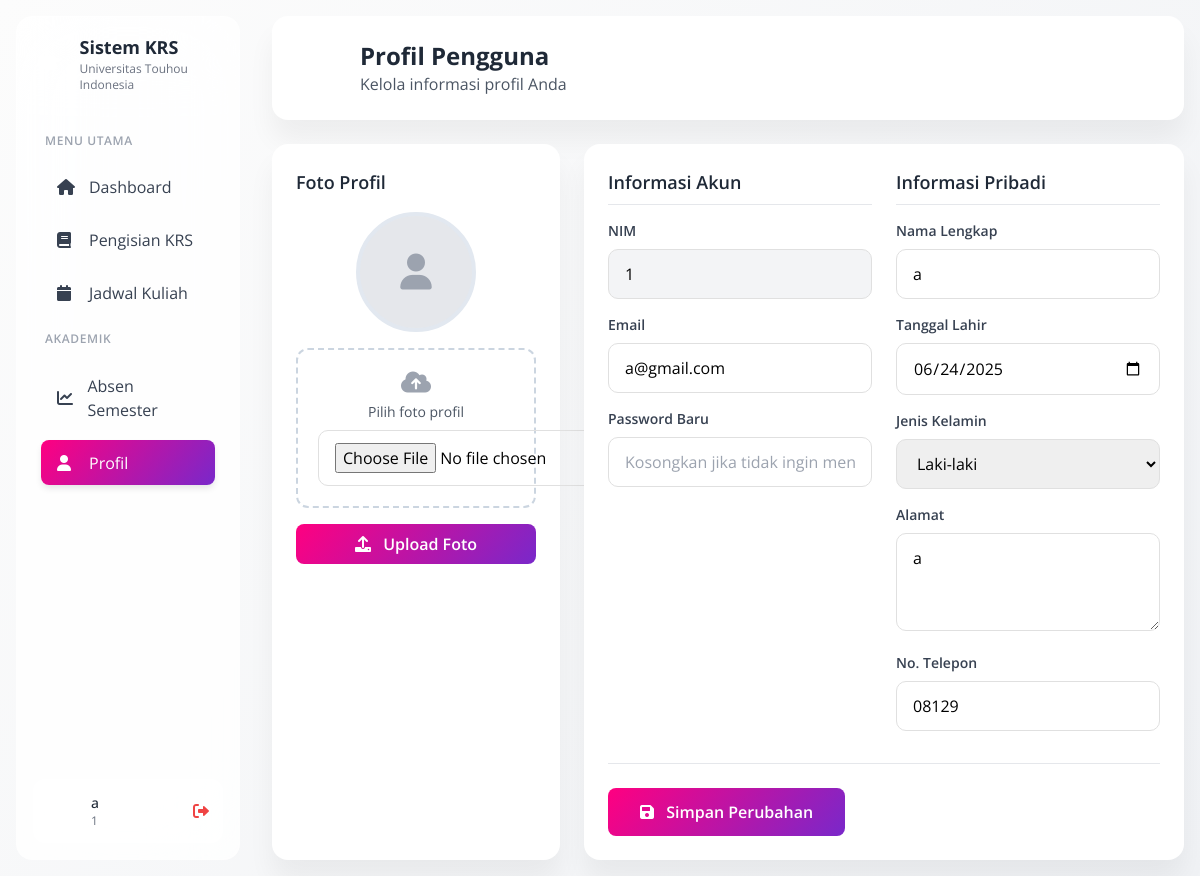
The page /sistem-krs/profil.php (signed in) on the database its author committed.
### tables this page shows
CREATE TABLE `mahasiswa` (
  `id_mahasiswa` int(11) NOT NULL,
  `nim` varchar(20) NOT NULL,
  `nama` varchar(100) NOT NULL,
  `tanggal_lahir` date DEFAULT NULL,
  `jenis_kelamin` enum('L','P') DEFAULT NULL,
  `alamat` varchar(255) DEFAULT NULL,
  `nomor_telepon` varchar(15) DEFAULT NULL,
  `email` varchar(100) NOT NULL,
  `foto` varchar(255) DEFAULT NULL,
  `password` varchar(255) NOT NULL,
  `created_at` timestamp NOT NULL DEFAULT current_timestamp(),
  `jurusan` varchar(100) DEFAULT NULL,
  `program_studi` varchar(100) DEFAULT NULL,
  `angkatan` year(4) DEFAULT NULL,
  `semester_aktif` int(11) DEFAULT 1,
  `kelompok_ukt` int(11) DEFAULT 1,
  `dosen_wali` int(11) DEFAULT NULL,
  `status` enum('aktif','nonaktif','cuti','lulus') DEFAULT 'aktif'
);

### sistem-krs/config/config.php (called while the page is built, shortened)
<?php
function getUserRole() {
    return $_SESSION['role'] ?? null;
}
function getUserData() {
    return [
        'id' => $_SESSION['user_id'] ?? null,
        'nim' => $_SESSION['nim'] ?? $_SESSION['nomor_induk'] ?? null,
        'nama' => $_SESSION['nama'] ?? $_SESSION['nama_lengkap'] ?? null,
        'nama_lengkap' => $_SESSION['nama_lengkap'] ?? $_SESSION['nama'] ?? null,
        'nomor_induk' => $_SESSION['nomor_induk'] ?? $_SESSION['nim'] ?? null,
        'email' => $_SESSION['email'] ?? null,
        'role' => $_SESSION['role'] ?? null
    ];
}
?>

### sistem-krs/profil.php (the view, shortened to what this page needs)
<?php
require_once __DIR__ . '/config/config.php';
$database = new Database();
$conn = $database->getConnection();
if (getUserRole() == 'mahasiswa') {
    $query = "SELECT * FROM mahasiswa WHERE id_mahasiswa = :user_id";
} elseif (getUserRole() == 'dosen') {
    $query = "SELECT * FROM dosen WHERE id_dosen = :user_id";
} else {
    $query = "SELECT * FROM admin WHERE id_admin = :user_id";
}
$stmt = $conn->prepare($query);
$stmt->bindParam(':user_id', $_SESSION['user_id']);
$stmt->execute();
$profile = $stmt->fetch(PDO::FETCH_ASSOC);
?>
<!DOCTYPE html>
<html lang="id">
<head>
    <link href="https://cdn.jsdelivr.net/npm/tailwindcss@2.2.19/dist/tailwind.min.css" rel="stylesheet">
    <link href="https://cdnjs.cloudflare.com/ajax/libs/font-awesome/6.0.0/css/all.min.css" rel="stylesheet">
</head>
<body class="bg-gray-50">
    <div class="flex min-h-screen">
        <div class="w-64 p-4">
            <div class="sidebar-soft h-full p-4">
                <div class="flex items-center gap-3 mb-8">
                    <div class="w-10 h-10 bg-gradient-primary rounded-xl flex items-center justify-center">
                        <i class="fas fa-graduation-cap text-white"></i>
                    </div>
                    <div>
                        <h2 class="text-lg font-bold text-gray-800">Sistem KRS</h2>
                        <p class="text-xs text-gray-500">Universitas Touhou Indonesia</p>
                    </div>
                </div>
                <nav class="space-y-2">
                    <div class="px-3 py-2">
                        <p class="text-xs font-semibold text-gray-400 uppercase tracking-wider">Menu Utama</p>
                    </div>
                    <a href="dashboard.php" class="nav-link-soft flex items-center text-gray-700 hover:text-gray-900">
                        <i class="fas fa-home w-5 mr-3"></i>
                        <span>Dashboard</span>
                    </a>
                    <?php if (getUserRole() == 'mahasiswa'): ?>
                    <a href="krs-dashboard.php" class="nav-link-soft flex items-center text-gray-700 hover:text-gray-900">
                        <i class="fas fa-book w-5 mr-3"></i>
                        <span>Pengisian KRS</span>
                    </a>
                    <a href="jadwal.php" class="nav-link-soft flex items-center text-gray-700 hover:text-gray-900">
                        <i class="fas fa-calendar w-5 mr-3"></i>
                        <span>Jadwal Kuliah</span>
                    </a>
                    <?php endif; ?>
                    <div class="px-3 py-2 mt-6">
                        <p class="text-xs font-semibold text-gray-400 uppercase tracking-wider">Akademik</p>
                    </div>
                    <a href="absensi-semester.php" class="nav-link-soft flex items-center text-gray-700 hover:text-gray-900">
                        <i class="fas fa-chart-line w-5 mr-3"></i>
                        <span>Absen Semester</span>
                    </a>
                    <a href="profil.php" class="nav-link-soft active flex items-center text-white">
                        <i class="fas fa-user w-5 mr-3"></i>
                        <span>Profil</span>
                    </a>
                </nav>
                <div class="absolute bottom-4 left-4 right-4">
                    <div class="bg-white bg-opacity-50 rounded-xl p-3 user-info-box">
                        <div class="flex items-center gap-3">
                            <?php if (!empty($profile['foto']) && file_exists($profile['foto'])): ?>
                                <img src="<?php echo $profile['foto']; ?>" alt="Foto Profil" class="w-8 h-8 rounded-lg object-cover">
                            <?php else: ?>
                                <div class="w-8 h-8 bg-gradient-primary rounded-lg flex items-center justify-center">
                                    <i class="fas fa-user text-white text-sm"></i>
                                </div>
                            <?php endif; ?>
                            <div class="flex-1 min-w-0">
                                <p class="text-sm font-medium text-gray-800 truncate"><?php echo getUserData()['nama_lengkap']; ?></p>
                                <p class="text-xs text-gray-500"><?php echo getUserData()['nomor_induk']; ?></p>
                            </div>
                            <a href="logout.php" class="text-red-500 hover:text-red-700">
                                <i class="fas fa-sign-out-alt"></i>
                            </a>
                        </div>
                    </div>
                </div>
            </div>
        </div>
        <div class="flex-1 p-4">
            <div class="card mb-6">
                <div class="p-6">
                    <div class="flex items-center justify-between">
                        <div class="flex items-center gap-4">
                            <div class="w-12 h-12 bg-gradient-primary rounded-xl flex items-center justify-center">
                                <i class="fas fa-graduation-cap text-white text-xl"></i>
                            </div>
                            <div>
                                <h1 class="text-2xl font-bold text-gray-800">Profil Pengguna</h1>
                                <p class="text-gray-600">Kelola informasi profil Anda</p>
                            </div>
                        </div>
                    </div>
                </div>
            </div>
            <div class="grid grid-cols-1 lg:grid-cols-3 gap-6">
                <div class="card">
                    <div class="p-6">
                        <h3 class="text-lg font-semibold text-gray-800 mb-4">Foto Profil</h3>
                        <div class="text-center">
                            <?php if (!empty($profile['foto']) && file_exists($profile['foto'])): ?>
                                <img src="<?php echo $profile['foto']; ?>" alt="Foto Profil" class="photo-preview mx-auto mb-4">
                            <?php else: ?>
                                <div class="photo-preview mx-auto mb-4 bg-gray-200 flex items-center justify-center">
                                    <i class="fas fa-user text-4xl text-gray-400"></i>
                                </div>
                            <?php endif; ?>
                            <form method="POST" enctype="multipart/form-data">
                                <div class="photo-upload-area mb-4">
                                    <i class="fas fa-cloud-upload-alt text-2xl text-gray-400 mb-2"></i>
                                    <p class="text-sm text-gray-600 mb-2">Pilih foto profil</p>
                                    <input type="file" name="photo" accept="image/*" class="form-input" required>
                                </div>
                                <button type="submit" class="btn-gradient text-white px-4 py-2 rounded-lg font-semibold w-full">
                                    <i class="fas fa-upload mr-2"></i>
                                    Upload Foto
                                </button>
                            </form>
                        </div>
                    </div>
                </div>
                <div class="lg:col-span-2">
                    <div class="card">
                        <div class="p-6">
                            <form method="POST">
                                <div class="grid grid-cols-1 md:grid-cols-2 gap-6">
                                    <div class="space-y-4">
                                        <h3 class="text-lg font-semibold text-gray-800 border-b pb-2">Informasi Akun</h3>
                                        <?php if (getUserRole() == 'mahasiswa'): ?>
                                        <div>
                                            <label class="block text-sm font-semibold text-gray-700 mb-2">NIM</label>
                                            <input type="text" value="<?php echo htmlspecialchars($profile['nim']); ?>"
                                                   class="form-input w-full bg-gray-100" readonly>
                                        </div>
                                        <?php endif; ?>
                                        <div>
                                            <label class="block text-sm font-semibold text-gray-700 mb-2">Email</label>
                                            <input type="email" name="email" value="<?php echo htmlspecialchars($profile['email']); ?>"
                                                   required class="form-input w-full">
                                        </div>
                                        <div>
                                            <label class="block text-sm font-semibold text-gray-700 mb-2">Password Baru</label>
                                            <input type="password" name="password" class="form-input w-full"
                                                   placeholder="Kosongkan jika tidak ingin mengubah">
                                        </div>
                                    </div>
                                    <div class="space-y-4">
                                        <h3 class="text-lg font-semibold text-gray-800 border-b pb-2">Informasi Pribadi</h3>
                                        <div>
                                            <label class="block text-sm font-semibold text-gray-700 mb-2">Nama Lengkap</label>
                                            <input type="text" name="nama_lengkap"
                                                   value="<?php echo htmlspecialchars($profile['nama'] ?? $profile['nama_dosen'] ?? ''); ?>"
                                                   required class="form-input w-full">
                                        </div>
                                        <?php if (getUserRole() == 'mahasiswa'): ?>
                                        <div>
                                            <label class="block text-sm font-semibold text-gray-700 mb-2">Tanggal Lahir</label>
                                            <input type="date" name="tanggal_lahir" value="<?php echo $profile['tanggal_lahir'] ?? ''; ?>"
                                                   class="form-input w-full">
                                        </div>
                                        <div>
                                            <label class="block text-sm font-semibold text-gray-700 mb-2">Jenis Kelamin</label>
                                            <select name="jenis_kelamin" class="form-input w-full">
                                                <option value="L" <?php echo ($profile['jenis_kelamin'] ?? '') == 'L' ? 'selected' : ''; ?>>Laki-laki</option>
                                            </select>
                                        </div>
                                        <div>
                                            <label class="block text-sm font-semibold text-gray-700 mb-2">Alamat</label>
                                            <textarea name="alamat" rows="3" class="form-input w-full"><?php echo htmlspecialchars($profile['alamat'] ?? ''); ?></textarea>
                                        </div>
                                        <?php endif; ?>
                                        <div>
                                            <label class="block text-sm font-semibold text-gray-700 mb-2">No. Telepon</label>
                                            <input type="tel" name="no_telepon" value="<?php echo htmlspecialchars($profile['nomor_telepon'] ?? ''); ?>"
                                                   class="form-input w-full">
                                        </div>
                                    </div>
                                </div>
                                <div class="mt-8 pt-6 border-t">
                                    <button type="submit" class="btn-gradient text-white px-8 py-3 rounded-lg font-semibold">
                                        <i class="fas fa-save mr-2"></i>
                                        Simpan Perubahan
                                    </button>
                                </div>
                            </form>
                        </div>
                    </div>
                </div>
            </div>
        </div>
    </div>
</body>
</html>

### sistem-krs/profil.php (style rules this page uses)
body { background: linear-gradient(310deg, #f0f2f5 0%, #fcfcfc 100%); font-family: 'Open Sans', sans-serif; }
.sidebar-soft { background: rgba(255, 255, 255, 0.8); backdrop-filter: blur(42px); border-radius: 1rem; border: 1px solid rgba(255, 255, 255, 0.05); }
.nav-link-soft { border-radius: 0.5rem; margin: 0.125rem 0.5rem; padding: 0.65rem 1rem; transition: all 0.15s ease-in; }
.nav-link-soft.active { background: linear-gradient(310deg, #7928ca 0%, #ff0080 100%); color: white; box-shadow: 0 4px 7px -1px rgba(0, 0, 0, 0.11); }
.card { background: #fff; border-radius: 1rem; box-shadow: 0 20px 27px 0 rgba(0, 0, 0, 0.05); border: 0; }
.form-input { border: 1px solid #e0e0e0; border-radius: 10px; padding: 12px 16px; transition: all 0.3s ease; }
.btn-gradient { background: linear-gradient(310deg, #7928ca 0%, #ff0080 100%); border: none; transition: all 0.3s ease; }
.user-info-box { border: 2px solid rgba(255, 255, 255, 0.3); }
.photo-preview { width: 120px; height: 120px; border-radius: 50%; object-fit: cover; border: 4px solid #e2e8f0; }
.photo-upload-area { border: 2px dashed #cbd5e0; border-radius: 12px; padding: 20px; text-align: center; transition: all 0.3s ease; }

### rows shown on the page
mahasiswa: nim "1", email "a@gmail.com", nama_lengkap "a", tanggal_lahir "06/24/2025", jenis_kelamin "Laki-laki", alamat "a", no_telepon "08129"

### other values the page prints
getUserData()['nama_lengkap'] "a"
getUserData()['nomor_induk'] "1"
